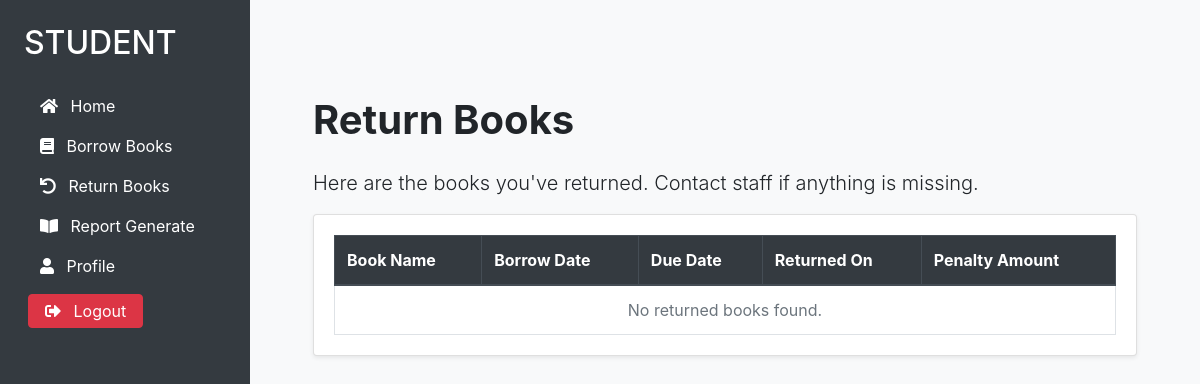
Page /student/return_books/ (signed in) on the earlier database version.
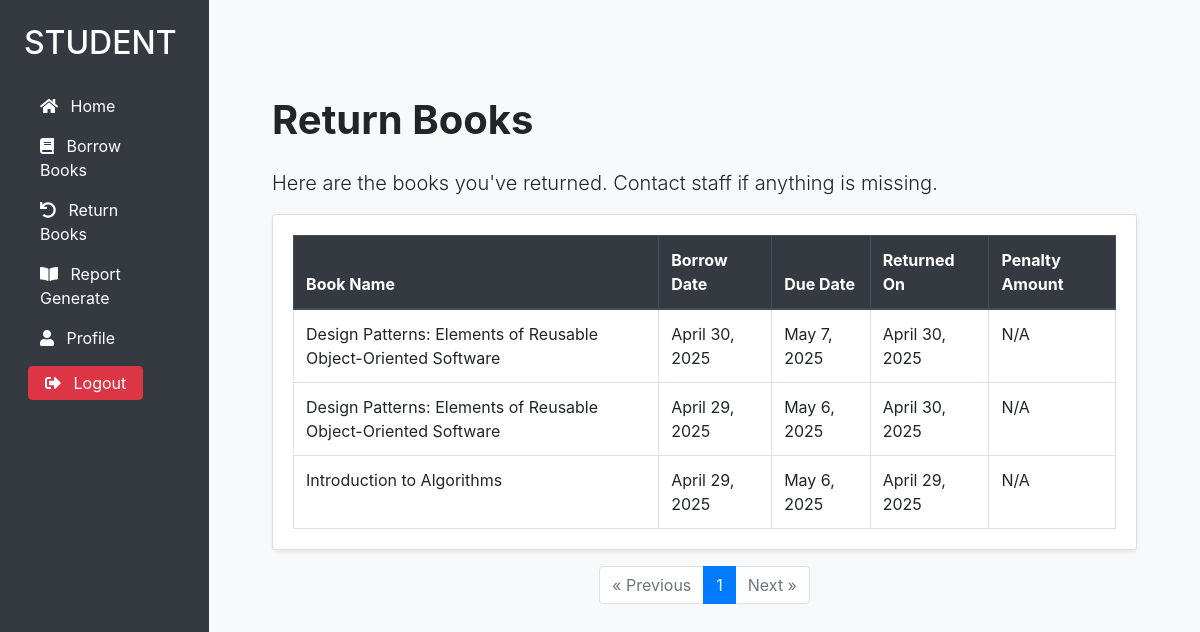
Same page on the later database version.
### library/models.py (models this page shows, shortened)
class BorrowedBook(models.Model):
    book = models.ForeignKey(Book, on_delete=models.CASCADE)
    student = models.ForeignKey(Student, on_delete=models.CASCADE)
    issue_date = models.DateField(auto_now_add=True)
    due_date = models.DateField()
    actual_return_date = models.DateField(null=True, blank=True)
    status = models.CharField(
        max_length=20,
        choices=[('Issued', 'Issued'), ('Returned', 'Returned')],
        default='Issued'
    )
    updated_at = models.DateTimeField(auto_now=True)
    penalty = models.PositiveIntegerField(default=0)
    penalty_paid = models.BooleanField(default=False)

class Book(models.Model):
    book_id = models.CharField(max_length=20, unique=True)
    title = models.CharField(max_length=255)
    author = models.CharField(max_length=255)
    edition = models.CharField(max_length=50, blank=True)
    publication = models.CharField(max_length=255, blank=True)
    isbn = models.CharField(max_length=20, unique=True)
    number_of_copies_available = models.PositiveIntegerField(default=0)
    book_dept = models.CharField(max_length=100, blank=True)

### library/views.py (the view)
# urls.py: path('student/return_books/', views.return_books, name='return_books'),
@login_required(login_url='student_login')
def return_books(request):
    student = get_object_or_404(Student, user=request.user)
    returned_books_list = BorrowedBook.objects.filter(student=student, status='Returned').order_by('-issue_date')
    paginator = Paginator(returned_books_list, 5)  # 5 books per page
    page_number = request.GET.get('page')
    page_obj = paginator.get_page(page_number)
    return render(request, 'student_dashboard/return_books.html', {'page_obj': page_obj})

### templates/student_dashboard/return_books.html
{% extends "student_dashboard/student_base.html" %}
{% load static %}
{% block content %}
<div class="container-fluid mt-5">
  <div class="row">
    <div class="col-12">
      <h1 class="mb-4 font-weight-bold">Return Books</h1>
      <p class="lead">Here are the books you've returned. Contact staff if anything is missing.</p>
      <div class="card shadow-sm">
        <div class="card-body">
          <table class="table table-bordered table-hover align-middle mb-0">
            <thead class="thead-dark">
              <tr>
                <th>Book Name</th>
                <th>Borrow Date</th>
                <th>Due Date</th>
                <th>Returned On</th>
                <th>Penalty Amount</th>
              </tr>
            </thead>
            <tbody>
              {% for book in page_obj.object_list %}
              <tr>
                <td>{{ book.book.title }}</td>
                <td>{{ book.issue_date }}</td>
                <td>{{ book.due_date }}</td>
                <td>{{ book.actual_return_date|default:"N/A" }}</td>
                <td>
                  {% with payment=book.payments.first %}
                    {% if payment and payment.penalty_amount > 0 %}
                      <span class="text-danger font-weight-bold">{{ payment.penalty_amount }} Taka</span>
                    {% else %}
                      N/A
                    {% endif %}
                  {% endwith %}
                </td>
              </tr>
              {% empty %}
              <tr>
                <td colspan="5" class="text-center text-muted">No returned books found.</td>
              </tr>
              {% endfor %}
            </tbody>
          </table>
        </div>
      </div>
      {% if page_obj %}
      <nav aria-label="Page navigation" class="mt-3">
        <ul class="pagination justify-content-center">
          {% if page_obj.has_previous %}
          <li class="page-item">
            <a class="page-link" href="?page={{ page_obj.previous_page_number }}" aria-label="Previous">
              <span aria-hidden="true">&laquo; Previous</span>
            </a>
          </li>
          {% else %}
          <li class="page-item disabled">
            <span class="page-link">&laquo; Previous</span>
          </li>
          {% endif %}
          {% for num in page_obj.paginator.page_range %}
            {% if page_obj.number == num %}
              <li class="page-item active"><span class="page-link">{{ num }}</span></li>
            {% else %}
              <li class="page-item"><a class="page-link" href="?page={{ num }}">{{ num }}</a></li>
            {% endif %}
          {% endfor %}
          {% if page_obj.has_next %}
          <li class="page-item">
            <a class="page-link" href="?page={{ page_obj.next_page_number }}" aria-label="Next">
              <span aria-hidden="true">Next &raquo;</span>
            </a>
          </li>
          {% else %}
          <li class="page-item disabled">
            <span class="page-link">Next &raquo;</span>
          </li>
          {% endif %}
        </ul>
      </nav>
      {% endif %}
    </div>
  </div>
</div>
{% endblock %}

Differences in the rows shown:
added BorrowedBook: book "Design Patterns: Elements of Reusable Object-Oriented Software", issue_date "April 30, 2025", due_date "May 7, 2025", actual_return_date "April 30, 2025"
now on this page (row edited): BorrowedBook: book "Design Patterns: Elements of Reusable Object-Oriented Software", issue_date "April 29, 2025", due_date "May 6, 2025", actual_return_date "April 30, 2025"
now on this page (row edited): BorrowedBook: book "Introduction to Algorithms", issue_date "April 29, 2025", due_date "May 6, 2025", actual_return_date "April 29, 2025"
Other differences:
text no longer shown: "No returned books found."
text now shown: "« Previous Next »"
new list line: "1"
